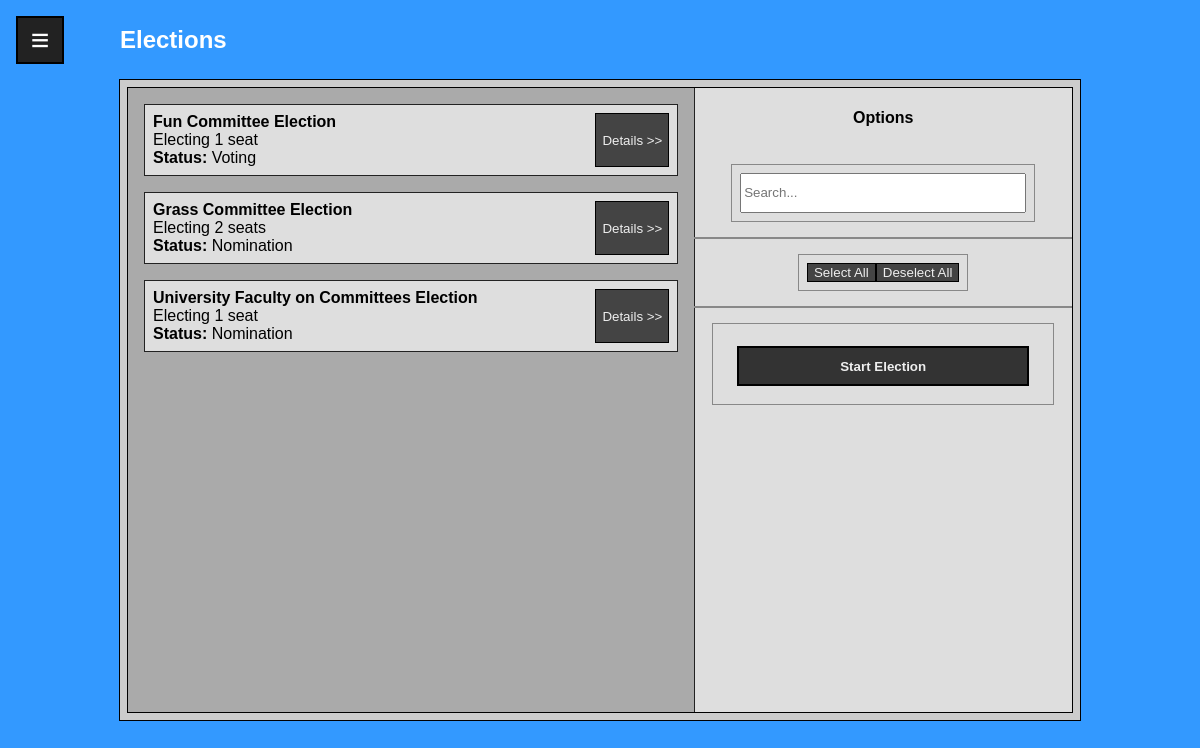
The page /election_selection_admin.php (signed in) on the database its author committed.
### tables this page shows
CREATE TABLE IF NOT EXISTS `Election` (
  `Election_ID` INT NOT NULL AUTO_INCREMENT,
  `Committee_Committee_ID` INT NOT NULL,
  `Status` VARCHAR(45) NOT NULL,
  `Number_Seats` INT NOT NULL,
  PRIMARY KEY (`Election_ID`),
  INDEX `fk_Election_Committee1_idx` (`Committee_Committee_ID` ASC),
  CONSTRAINT `fk_Election_Committee1`
    FOREIGN KEY (`Committee_Committee_ID`)
    REFERENCES `Committee` (`Committee_ID`)
    ON DELETE NO ACTION
    ON UPDATE NO ACTION);

CREATE TABLE IF NOT EXISTS `Committee` (
  `Committee_ID` INT NOT NULL AUTO_INCREMENT,
  `Name` VARCHAR(45) NOT NULL,
  `Description` VARCHAR(100) NOT NULL,
  PRIMARY KEY (`Committee_ID`));

### election_selection_admin.php (the view, shortened to what this page needs)
<!DOCTYPE html>
<html lang="en" dir="ltr">
<head>
  <link rel="stylesheet" href="css/selection.css">
  <?php include 'databaseconnect.php';
  ?>
</head>
<body>
<?php include 'hamburger_menu.php'; ?>
  <div class="wrapper">
    <header>
      <h2>Elections</h2>
    </header>
    <div class="selection">
      <div class="results">
        <?php
            $sql = "SELECT * FROM Election
                    ORDER BY `Status` DESC, `Election_ID` DESC";
            $result = $conn->query($sql);
            if ($result->num_rows > 0) {
                while ($row = $result->fetch_assoc()) {
                    $com_id = $row['Committee_Committee_ID'];
                    $com_sql = "SELECT * FROM `Committee` WHERE Committee_ID='$com_id'";
                    $com = $conn->query($com_sql)->fetch_assoc();
                    $name = $com['Name'];
                    $id = $row['Election_ID'];
                    $seats = $row['Number_Seats'];
                    $status = $row['Status'];
                    echo "<div class='data $status'>";
                    echo "<div><b>$name Election</b><br>Electing $seats seat".($seats==1?'':'s')."<br><b>Status: </b>$status</div>";
                    echo "<div class='result_choices'><a href='election_details.php?election=$id'><button>Details >></button></a></div>";
                    echo "</div>";
                }
            } else {
                echo "<div class='center'>No results found for current search settings.</div>";
            }
            ?>
      </div>
      <div class="options">
        <h4>Options</h4>
        <div class='searchbar'>
          <input type="text" name="search" placeholder="Search...">
        </div>
        <hr>
        <div>
          <button type="button" name="select_all">Select All</button>
          <button type="button" name="deselect_all">Deselect All</button>
        </div>
        <hr>
        <div class="choices">
          <a href="election_setup.php"><button class="admin" type="button" name="add_user">Start Election</button></a>
        </div>
      </div>
    </div>
  </div>
</body>
</html>

### css/selection.css (style rules this page uses)
a { text-decoration: none; }
.selection { top: 0.5em; left: 0.5em; right: 0.5em; bottom: 0.5em; position: absolute; display: grid; grid-auto-flow: column; grid-template-columns: 3fr 2fr; }
.results { height: 100%; overflow-y: scroll; display: grid; grid-auto-rows: minmax(auto, max-content); row-gap: 1em; padding: 1em; grid-column: 1 / 2; }
.results:after { height: 0.25em; content: ''; }
.results .data { display: grid; grid-template-columns: 2fr auto; justify-content: space-between; padding: 0.5em; }
.result_choices { margin-left: 1em; display: flex; flex-direction: column; justify-content: space-around; align-items: center; }
.result_choices a, .result_choices a button { width: 100%; height: 100%; }
.options { position: sticky; top: 0; display: flex; flex-flow: column nowrap; align-items: center; justify-content: flex-start; }
.options hr { margin: 0; padding: 0; width: 100%; height: 0; }
.searchbar { width: 80%; }
.searchbar input { width: 100%; height: 3em; }
.options > div { display: flex; justify-content: center; padding: 0.5em; margin: 1em; }
.options .choices { font-size: 1em; text-align: center; height: inherit; width: 90%; align-items: center; justify-content: center; flex-flow: column nowrap; }
.choices * { font-weight: bold; display: flex; white-space: normal; flex-wrap: wrap; width: 90%; align-items: center; justify-content: center; margin: 0.5em 0; height: 3em; }
.choices button { width: 100%; }
.selection { background-color: #DEDEDE; outline: 1px solid black; }
.results { background-color: #AAAAAA; outline: 1px solid #222222; }
.data { background-color: #DEDEDE; border: 1px solid #222222; }
.options > div { outline: 1px solid #888888; }
.options hr { border: 1px solid #888888; }

### css/common.css (style rules this page uses)
* { box-sizing: border-box; }
body { margin: 0; padding: 0; height: 100vh; display: flex; flex-flow: column nowrap; position: relative; font-family: Arial, Helvetica, sans-serif; background-color: #3399FF; }
.wrapper { width: 80%; height: 80vh; position: absolute; top: 10%; right: 10%; left: 10%; display: grid; grid-auto-flow: row; grid-auto-rows: min-content; row-gap: 1em; overflow: scroll; padding: 0.5em; outline: 1px solid #000000; }
.wrapper:after { height: 0.25em; content: ''; }
header { width: auto; height: 10%; color: #FFFFFF; position: fixed; top: 0; display: flex; align-items: center; border-bottom: 1px solid black; z-index: 999; }
header * { padding: 0; margin: 0; }
.wrapper { background-color: #CCCCCC; }
.wrapper button, .wrapper input[type=submit] { cursor: pointer; color: #EEEEEE; background-color: #444444; border: 1px solid #000000; }
.admin { background-color: #333333 !important; border: 2px solid #000000 !important; }

### rows shown on the page
election: Committee_Committee_ID.Name "Fun Committee", Number_Seats "1", Status "Voting"
election: Committee_Committee_ID.Name "Grass Committee", Number_Seats "2", Status "Nomination"
election: Committee_Committee_ID.Name "University Faculty on Committees", Number_Seats "1", Status "Nomination"
